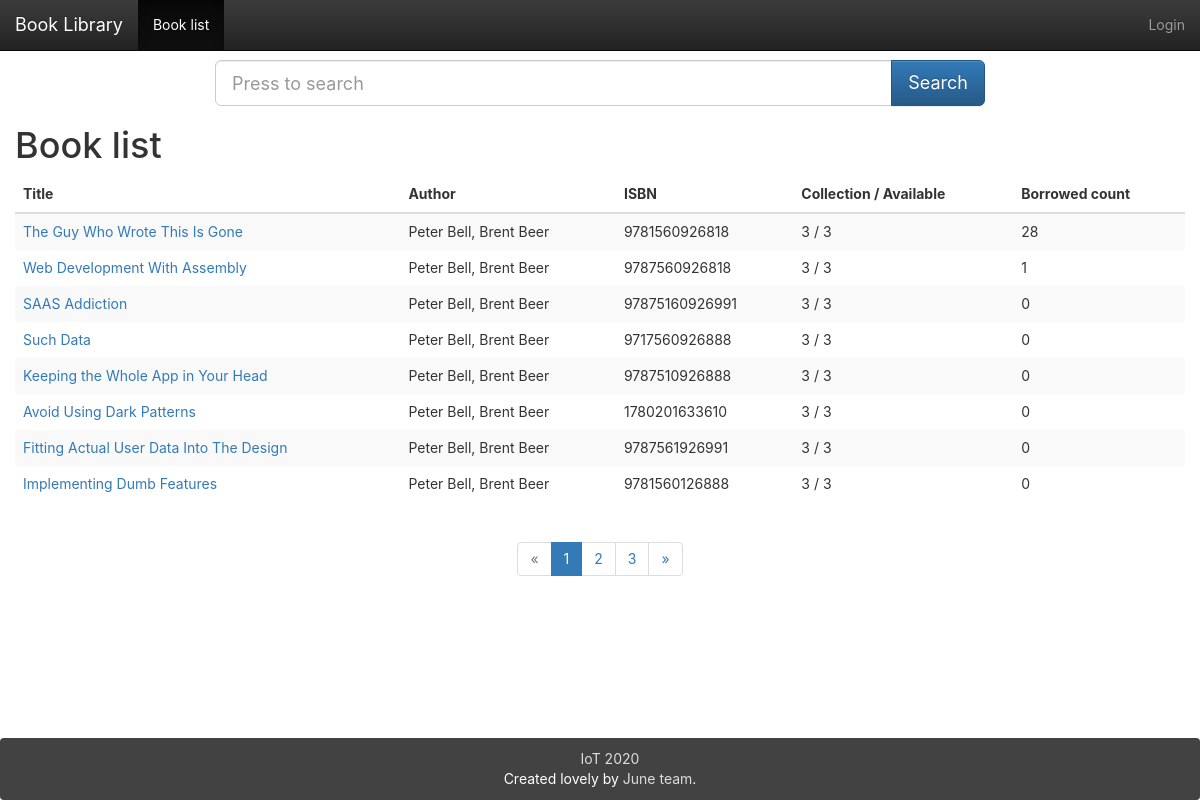
The page /books/ on the database its author committed.
### app/models.py (models this page shows, shortened)
class Book(db.Model):
    __tablename__ = 'books'
    id = db.Column(db.Integer, primary_key=True)
    isbn = db.Column(db.String(16), unique=True)
    title = db.Column(db.String(128))
    origin_title = db.Column(db.String(128))
    subtitle = db.Column(db.String(128))
    author = db.Column(db.String(128))
    translator = db.Column(db.String(64))
    publisher = db.Column(db.String(64))
    image = db.Column(db.String(128))
    pubdate = db.Column(db.String(32))
    pages = db.Column(db.Integer)
    price = db.Column(db.String(16))
    binding = db.Column(db.String(16))
    numbers = db.Column(db.Integer, default=5)
    summary = db.deferred(db.Column(db.Text, default=""))
    summary_html = db.deferred(db.Column(db.Text))
    catalog = db.deferred(db.Column(db.Text, default=""))
    catalog_html = db.deferred(db.Column(db.Text))
    hidden = db.Column(db.Boolean, default=0)
    transactions = db.relationship('Transaction',
                           backref=db.backref('book', lazy='joined'),
                           lazy='dynamic',
                           cascade='all, delete-orphan')
    logs = db.relationship('Log',
                           backref=db.backref('book', lazy='joined'),
                           lazy='dynamic',
                           cascade='all, delete-orphan')
    comments = db.relationship('Comment', backref='book',
                               lazy='dynamic',
                               cascade='all, delete-orphan')
    @property
    def tags_string(self):
        return ",".join([tag.name for tag in self.tags.all()])
    def can_borrow_number(self):
        return self.numbers - Log.query.filter_by(book_id=self.id, returned=0).count()

### app/main/book/views.py (the view)
@book.route('/')
def index():
    search_word = request.args.get('search', None)
    search_form = SearchForm()
    page = request.args.get('page', 1, type=int)
    the_books = Book.query
    if not current_user.can(Permission.UPDATE_BOOK_INFORMATION):
        the_books = Book.query.filter_by(hidden=0)
    if search_word:
        search_word = search_word.strip()
        the_books = the_books.filter(db.or_(
            Book.title.ilike(u"%%%s%%" % search_word), Book.author.ilike(u"%%%s%%" % search_word), Book.isbn.ilike(
                u"%%%s%%" % search_word), Book.tags.any(Tag.name.ilike(u"%%%s%%" % search_word)), Book.subtitle.ilike(
                u"%%%s%%" % search_word))).outerjoin(Log).group_by(Book.id).order_by(db.func.count(Log.id).desc())
        search_form.search.data = search_word
    else:
        the_books = Book.query.order_by(Book.id.desc())
    pagination = the_books.paginate(page, per_page=8)
    result_books = pagination.items
    return render_template("book.html", books=result_books, pagination=pagination, search_form=search_form,
                           title=u"Book list")

### app/main/book/forms.py
class SearchForm(FlaskForm):
    search = StringField(validators=[DataRequired()])
    submit = SubmitField(u"Search")

### app/main/index/views.py (called while the page is built)
@main.app_context_processor
def inject_permissions():
    return dict(Permission=Permission)

### app/models.py (called while the page is built)
    def can(self, permissions):
        return False

### app/main/book/templates/book.html (shortened to what this page needs)
{% extends "base.html" %}
{% from "bootstrap/pagination.html" import render_pagination %}
{% import "bootstrap/wtf.html" as wtf %}
{% block mycontent %}
    <div class="row">
        <div class="col-sm-8 col-sm-offset-2">
            <form class="form form-horizontal" method="get">
                <div class="input-group  input-group-lg">
                    {{ search_form.search(placeholder="Press to search",class_="form-control") }}
                <span class="input-group-btn">
                    <input class="btn btn-primary" id="submit" name="submit" type="submit" value="Search">
                </span>
                </div>
            </form>
        </div>
    </div>
    <h1>{{ title }}</h1>
    <table class="table table-striped table-hover">
        <thead>
        <tr>
            <th>Title</th>
            <th class="hidden-xs">Author</th>
            <th class="hidden-xs">ISBN</th>
            <th class="hidden-xs">Collection / Available</th>
            <th class="hidden-xs">Borrowed count</th>
        </tr>
        </thead>
        <tbody>
        {%- for book in books -%}
            <tr class="{% if book.hidden %}danger{% endif %} animated fadeIn delay-{{ loop.index0 }}">
                <td><a href="{{ url_for('book.detail',book_id=book.id) }}">{{ book.title }}</a>
                </td>
                <td class="hidden-xs">{{ book.author }}</td>
                <td class="hidden-xs">{{ book.isbn }}</td>
                <td class="hidden-xs">{{ book.numbers }} / {{ book.can_borrow_number() }}</td>
                <td class="hidden-xs">{{ book.logs.count() }}</td>
            </tr>
        {%- endfor -%}
        </tbody>
    </table>
    {% if pagination and pagination.pages > 1 %}
        <div class="container-fluid text-center">
            {{ render_pagination(pagination) }}
        </div>
    {% endif %}
{%- endblock -%}

### app/static/css/main.css (style rules this page uses)
html, body { height: 100%; width: 100%; margin: 0; padding: 0; }
.Site { display: -webkit-box; display: -moz-box; display: -ms-flexbox; display: -webkit-flex; display: flex; flex-direction: column; }
html, body, main { font-family: -apple-system, "Helvetica Neue", Helvetica, Arial, sans-serif; }
.animated { -webkit-animation-fill-mode: both; -moz-animation-fill-mode: both; -ms-animation-fill-mode: both; -o-animation-fill-mode: both; animation-fill-mode: both; -webkit-animation-duration: 1s; -moz-animation-duration: 1s; -ms-animation-duration: 1s; -o-animation-duration: 1s; animation-duration: 1s; }
.delay-0 { -webkit-animation-delay: .05s; -moz-animation-delay: .05s; -o-animation-delay: .05s; animation-delay: .05s; }
.delay-1 { -webkit-animation-delay: .10s; -moz-animation-delay: .10s; -o-animation-delay: .10s; animation-delay: .10s; }
.delay-2 { -webkit-animation-delay: .15s; -moz-animation-delay: .15s; -o-animation-delay: .15s; animation-delay: .15s; }
.delay-3 { -webkit-animation-delay: .20s; -moz-animation-delay: .20s; -o-animation-delay: .20s; animation-delay: .20s; }
.delay-4 { -webkit-animation-delay: .25s; -moz-animation-delay: .25s; -o-animation-delay: .25s; animation-delay: .25s; }
.delay-5 { -webkit-animation-delay: .30s; -moz-animation-delay: .30s; -o-animation-delay: .30s; animation-delay: .30s; }
.delay-6 { -webkit-animation-delay: .35s; -moz-animation-delay: .35s; -o-animation-delay: .35s; animation-delay: .35s; }
.delay-7 { -webkit-animation-delay: .40s; -moz-animation-delay: .40s; -o-animation-delay: .40s; animation-delay: .40s; }
.fadeIn { -webkit-animation-name: fadeIn; -moz-animation-name: fadeIn; -o-animation-name: fadeIn; animation-name: fadeIn; }
.table.table-striped { border: none; }
.table.table-striped td { border: none; }

### rows shown on the page
Book: title "The Guy Who Wrote This Is Gone", author "Peter Bell, Brent Beer", isbn "9781560926818", numbers "3", can_borrow_number "3", logs.count "28"
Book: title "Web Development With Assembly", author "Peter Bell, Brent Beer", isbn "9787560926818", numbers "3", can_borrow_number "3", logs.count "1"
Book: title "SAAS Addiction", author "Peter Bell, Brent Beer", isbn "97875160926991", numbers "3", can_borrow_number "3", logs.count "0"
Book: title "Such Data", author "Peter Bell, Brent Beer", isbn "9717560926888", numbers "3", can_borrow_number "3", logs.count "0"
Book: title "Keeping the Whole App in Your Head", author "Peter Bell, Brent Beer", isbn "9787510926888", numbers "3", can_borrow_number "3", logs.count "0"
Book: title "Avoid Using Dark Patterns", author "Peter Bell, Brent Beer", isbn "1780201633610", numbers "3", can_borrow_number "3", logs.count "0"
Book: title "Fitting Actual User Data Into The Design", author "Peter Bell, Brent Beer", isbn "9787561926991", numbers "3", can_borrow_number "3", logs.count "0"
Book: title "Implementing Dumb Features", author "Peter Bell, Brent Beer", isbn "9781560126888", numbers "3", can_borrow_number "3", logs.count "0"

### other values the page prints
{{ title }} "Book list"
{{ render_pagination(pagination) }} "« 1 2 3 »"
